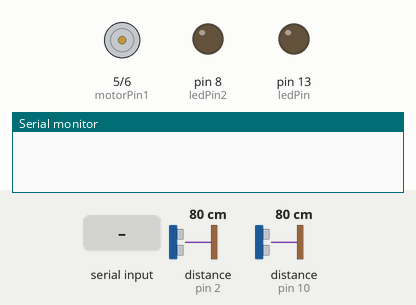
This sketch was run on a simulated Arduino Uno, built with avr-gcc and run on an emulated ATmega328P. Parts: motor-driver pin pairs drawn as motors (green arrow = first pin HIGH = forward, orange = second pin HIGH = backward, longer = more drive), output pins drawn as LEDs (lit = HIGH), the last lines printed to the serial monitor. Wiring (inferred from the names in the program): 2 × ultrasonic range finder: trigger pin 3, echo pin 2 / trigger pin 9, echo pin 10. Inputs (shaded band) come from the test bench; at power-on: distance to the obstacle (sensors on pin 2, pin 10) 80 cm. The echo pulse lasts 58.3 µs per cm; pins used as bus, display or sensor lines are not drawn.

Above: at 1.2 s.
1.3 s: distance to the obstacle (sensor on pin 2) set to 4 cm
2.8 s: distance to the obstacle (sensor on pin 2) set to 2 cm
At 3.8 s:
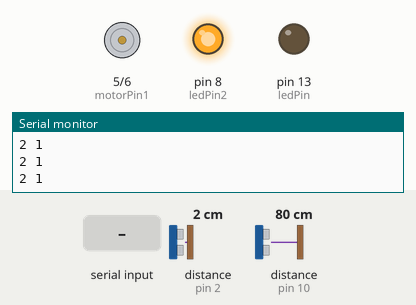
4.3 s: distance to the obstacle (sensor on pin 10) set to 2 cm
At 4.6 s:
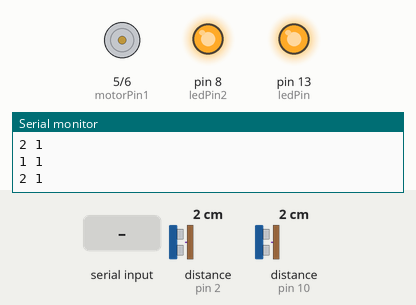
7.3 s: "1no" received over Serial
At 8.2 s:
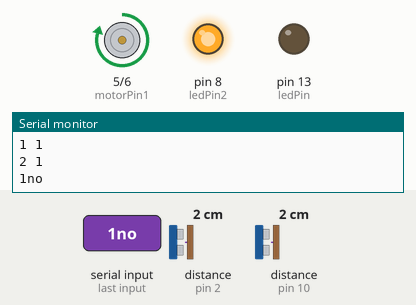
Timing chart, 0 to 9.8 s (numbered marks = the images above; inputs shaded):
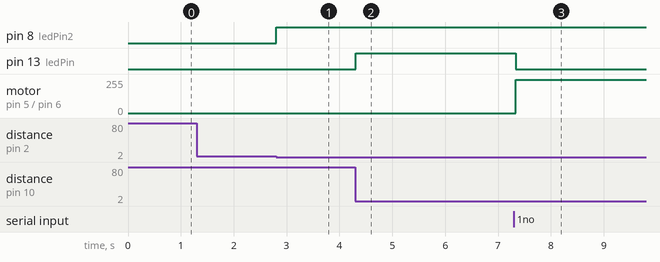

The sketch:

carPark.ino
```cpp
const int echoPin = 10;
// defining variables
long duration;
int distance;
int trigPin2 = 3;
int echoPin2 = 2;
int trigPin = 9;
int ledPin = 13;
int ledPin2 = 8;
int motorPin1 =5;
int motorPin2 =6;
void setup() {
pinMode(trigPin, OUTPUT); // Sets the trigPin as an Output
pinMode(echoPin, INPUT); // Sets the echoPin as an Input
pinMode(ledPin,OUTPUT);
pinMode(ledPin2, OUTPUT);
pinMode(trigPin2, OUTPUT);
pinMode(echoPin2, INPUT);
pinMode(motorPin1, OUTPUT);
pinMode(motorPin2, OUTPUT);

Serial.begin(9600); // Starts the serial communication
}
int distance2 , distance1;
int flag1=0, flag2=0;
int checkFlag1=0,checkFlag2=0;
void loop() {
distance1 = SonarSensor(trigPin,echoPin);
if(distance1 <=1){
Serial.print("1 ");
Serial.println(distance1);
digitalWrite(ledPin,HIGH);
flag1=1;
delayMicroseconds(100000);
}else if(checkFlag1==1){
    digitalWrite(ledPin,HIGH);
}
else
{
  digitalWrite(ledPin,LOW);
}

distance2 = SonarSensor(trigPin2,echoPin2);
if(distance2 <=1){
Serial.print("2 ");
Serial.println(distance2);
digitalWrite(ledPin2,HIGH);
delayMicroseconds(100000);
}
else if(checkFlag2==1){
    digitalWrite(ledPin2,HIGH);
}
else
{
  digitalWrite(ledPin2,LOW);
}
//here
String readString= "";
while (Serial.available()) {
    //Serial.print(readString);
    delay(10);
    char c = Serial.read();
    readString += c;

}

readString.trim();
  if (readString.length() >0) {
    Serial.print(readString);
    //for snesor 1
    if (readString == "1yes"){
      Serial.println("switching on");
      String readString1= "";
      digitalWrite(ledPin, HIGH);
      //rotateLeft(250,5000);
      checkFlag1=1;
      delay(2000);
    }else if(readString == "1no" || readString == "1no1no" ){
      digitalWrite(ledPin, LOW);
      rotateLeft(250,5000);
      checkFlag1=0;
      delay(2000);
    }else if(readString == "yes1"){
      Serial.print("inside");
      rotateLeft(250,5000);
    }
    // for sensor2
    if (readString == "2yes")
    {
      Serial.println("switching off");
      digitalWrite(ledPin2, HIGH);
      delay(2000);
      checkFlag2=1;
    }else if(readString == "2no" || readString == "2no2no"){
      digitalWrite(ledPin, LOW);
      checkFlag2=0;
      delay(2000);
    }

    readString="";
}


/*APPLY logic: if trigpin is 1 and distance is less than 4 then use sensor 1 else use sensor 2 */

}

void rotateLeft(int speedOfRotate, int length){
  analogWrite(motorPin1, speedOfRotate); //rotates motor
  digitalWrite(motorPin2, LOW);    // set the Pin motorPin2 LOW
  delay(length); //waits
  digitalWrite(motorPin1, LOW);    // set the Pin motorPin1 LOW
}


int SonarSensor(int trigPin,int echoPin)
{
digitalWrite(trigPin, LOW);
delayMicroseconds(2);
digitalWrite(trigPin, HIGH);
delayMicroseconds(10);
digitalWrite(trigPin, LOW);
duration = pulseIn(echoPin, HIGH);
distance = (duration/2) / 29.1;
return distance;
}
```

Measured:
- the behaviour switches between 3 and 2 cm on distance to the obstacle (sensor on pin 2) (found by bisection; images 0 and 1)
- after the input at 1.3 s, every drawn part: stays the same
- after the input at 2.8 s, pin 8 (ledPin2): LOW → HIGH at once
- after the input at 4.3 s, pin 13 (ledPin): LOW → HIGH at once
- after the input at 7.3 s, pin 13 (ledPin): HIGH → LOW at once; motor on pin 5 (motorPin1) / pin 6 (motorPin2): stopped → forward 250/255 at once
